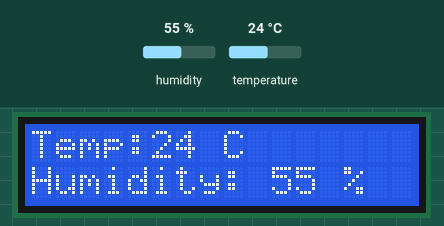
A sketch run on a simulated Arduino Uno, built with avr-gcc and run on an emulated ATmega328P. On the bench: 16×2 character LCD. The test bench sets the inputs (shaded band); at power-on: humidity 55 %, temperature 24 °C. What the sketch prints to the serial monitor is not drawn.

Above: at 1.2 s.
1.3 s: humidity set to 22 %
At 2.5 s:
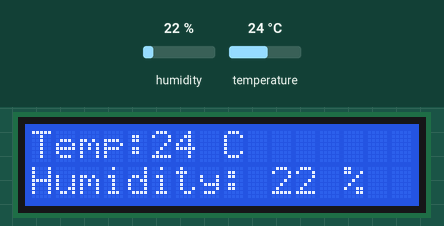
4.3 s: temperature set to 12 °C
At 4.9 s:
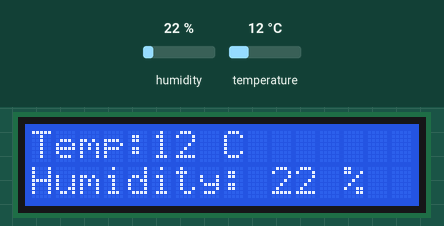
5.9 s: humidity set to 40 %
At 6.4 s:
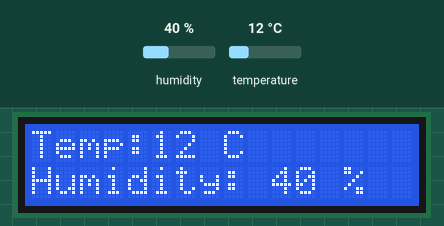
7.4 s: temperature set to 19 °C
At 7.9 s:
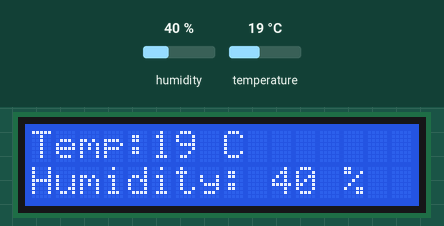
Timing chart, 0 to 10.0 s (numbered marks = the images above; inputs shaded):
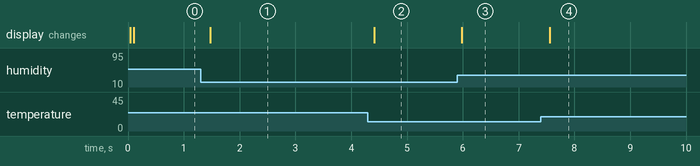

The sketch:

analogrtos.ino
```cpp
/*
    Temperature & humidity display on LCD using FreeRTOS


    modified 8/6/17
  by Pooja Kose
 */


#include <Adafruit_Sensor.h>
#include <Arduino_FreeRTOS.h>
#include <DHT.h>
#include <DHT_U.h>

#include <LiquidCrystal.h>
LiquidCrystal lcd(12, 11,6, 5, 4, 3);

void TaskAnalogRead( void *pvParameters );

// the setup function runs once when you press reset or power the board
void setup() {

  // Now set up two tasks to run independently.


  xTaskCreate(
    TaskAnalogRead
    ,  (const portCHAR *) "AnalogRead"
    ,500// This stack size can be checked & adjusted by reading Highwater
    ,  NULL
    ,  1  // priority
    ,  NULL );

  // Now the task scheduler, which takes over control of scheduling individual tasks, is automatically started.
}

void loop()
{
  // Empty. Things are done in Tasks.
}

/*--------------------------------------------------*/
/*---------------------- Tasks ---------------------*/
/*--------------------------------------------------*/

void TaskAnalogRead(void *pvParameters)  // This is a task.
{
  (void) pvParameters;

  // initialize serial communication at 9600 bits per second:
  Serial.begin(9600);


  for (;;)
  {
    #define DHTPIN A0
    #define DHTTYPE DHT11
    DHT dht(DHTPIN, DHTTYPE);
    dht.begin();
  int h = dht.readHumidity();
  int t = dht.readTemperature();

   Serial.print("Humidity: ");
    Serial.print(h);
    Serial.print(" %\t");
    Serial.print("Temperature: ");
    Serial.print(t);
    Serial.println(" *C");

    vTaskDelay(1);
  lcd.begin(16, 2);
  lcd.setCursor(0,0);
  lcd.print("Temp: ");
    lcd.setCursor(5,0);
  lcd.print(t);
    lcd.setCursor(8,0);
  lcd.print("C");
   lcd.setCursor(0,1);
  lcd.print("Humidity: ");
    lcd.setCursor(10,1);
  lcd.print(h);
  lcd.setCursor(13,1);
  lcd.print("%");

  }
}
```

Measured:
- after the input at 1.3 s, the display: changes after 0.17 s (image 1)
- after the input at 4.3 s, the display: changes after 0.11 s (image 2)
- after the input at 5.9 s, the display: changes after 0.09 s (image 3)
- after the input at 7.4 s, the display: changes after 0.16 s (image 4)
